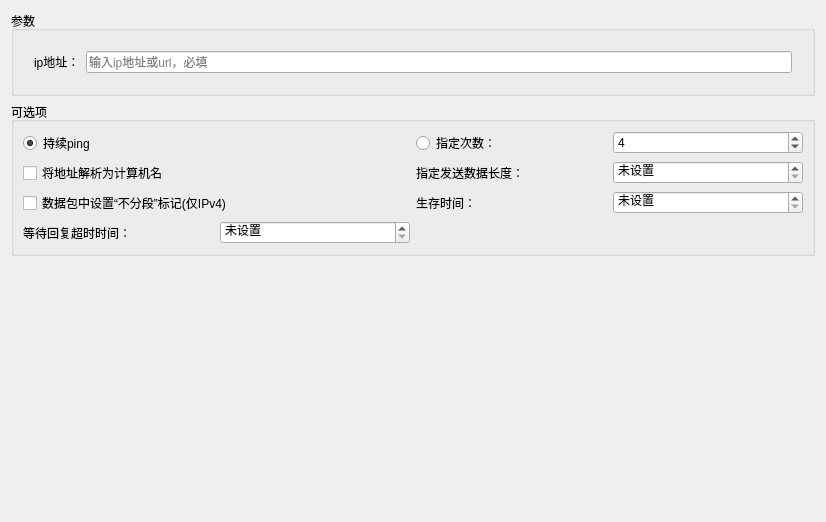
<?xml version="1.0" encoding="UTF-8"?>
<ui version="4.0">
 <class>PingCmdEditor</class>
 <widget class="QWidget" name="PingCmdEditor">
  <property name="geometry">
   <rect>
    <x>0</x>
    <y>0</y>
    <width>826</width>
    <height>522</height>
   </rect>
  </property>
  <property name="windowTitle">
   <string>Form</string>
  </property>
  <layout class="QVBoxLayout" name="verticalLayout">
   <item>
    <widget class="QGroupBox" name="groupBox_2">
     <property name="title">
      <string>参数</string>
     </property>
     <layout class="QVBoxLayout" name="verticalLayout_3">
      <item>
       <layout class="QHBoxLayout" name="horizontalLayout_2">
        <property name="leftMargin">
         <number>11</number>
        </property>
        <property name="topMargin">
         <number>11</number>
        </property>
        <property name="rightMargin">
         <number>11</number>
        </property>
        <property name="bottomMargin">
         <number>11</number>
        </property>
        <item>
         <widget class="QLabel" name="label">
          <property name="text">
           <string>ip地址：</string>
          </property>
         </widget>
        </item>
        <item>
         <widget class="QLineEdit" name="lineEdit_ip_url">
          <property name="inputMask">
           <string/>
          </property>
          <property name="placeholderText">
           <string>输入ip地址或url，必填</string>
          </property>
          <property name="clearButtonEnabled">
           <bool>true</bool>
          </property>
         </widget>
        </item>
       </layout>
      </item>
     </layout>
    </widget>
   </item>
   <item>
    <widget class="QGroupBox" name="groupBox">
     <property name="title">
      <string>可选项</string>
     </property>
     <layout class="QVBoxLayout" name="verticalLayout_2">
      <item>
       <layout class="QHBoxLayout" name="horizontalLayout_3" stretch="1,1">
        <item>
         <widget class="QRadioButton" name="radioButton_infiniteTimes">
          <property name="toolTip">
           <string>-t</string>
          </property>
          <property name="text">
           <string>持续ping</string>
          </property>
          <property name="checked">
           <bool>true</bool>
          </property>
         </widget>
        </item>
        <item>
         <layout class="QHBoxLayout" name="horizontalLayout">
          <item>
           <widget class="QRadioButton" name="radioButton_finiteTimes">
            <property name="toolTip">
             <string>-n</string>
            </property>
            <property name="text">
             <string>指定次数：</string>
            </property>
           </widget>
          </item>
          <item>
           <widget class="QSpinBox" name="spinBox_times">
            <property name="maximum">
             <number>10000</number>
            </property>
            <property name="value">
             <number>4</number>
            </property>
           </widget>
          </item>
         </layout>
        </item>
       </layout>
      </item>
      <item>
       <layout class="QHBoxLayout" name="horizontalLayout_4" stretch="1,1">
        <property name="topMargin">
         <number>0</number>
        </property>
        <item>
         <widget class="QCheckBox" name="checkBox_option_a">
          <property name="toolTip">
           <string>-a</string>
          </property>
          <property name="text">
           <string>将地址解析为计算机名</string>
          </property>
         </widget>
        </item>
        <item>
         <layout class="QHBoxLayout" name="horizontalLayout_5">
          <item>
           <widget class="QLabel" name="label_2">
            <property name="toolTip">
             <string>-l</string>
            </property>
            <property name="toolTipDuration">
             <number>-1</number>
            </property>
            <property name="text">
             <string>指定发送数据长度：</string>
            </property>
           </widget>
          </item>
          <item>
           <widget class="QSpinBox" name="spinBox_options_l">
            <property name="specialValueText">
             <string>未设置</string>
            </property>
            <property name="minimum">
             <number>-1</number>
            </property>
            <property name="maximum">
             <number>65527</number>
            </property>
            <property name="value">
             <number>-1</number>
            </property>
           </widget>
          </item>
         </layout>
        </item>
       </layout>
      </item>
      <item>
       <layout class="QHBoxLayout" name="horizontalLayout_6">
        <property name="topMargin">
         <number>0</number>
        </property>
        <item>
         <widget class="QCheckBox" name="checkBox_options_f">
          <property name="toolTip">
           <string>-f</string>
          </property>
          <property name="text">
           <string>数据包中设置“不分段”标记(仅IPv4)</string>
          </property>
         </widget>
        </item>
        <item>
         <layout class="QHBoxLayout" name="horizontalLayout_7">
          <item>
           <widget class="QLabel" name="label_3">
            <property name="toolTip">
             <string>-i TTL</string>
            </property>
            <property name="text">
             <string>生存时间：</string>
            </property>
           </widget>
          </item>
          <item>
           <widget class="QSpinBox" name="spinBox_options_i">
            <property name="specialValueText">
             <string>未设置</string>
            </property>
            <property name="minimum">
             <number>-1</number>
            </property>
            <property name="maximum">
             <number>1000</number>
            </property>
            <property name="value">
             <number>-1</number>
            </property>
           </widget>
          </item>
         </layout>
        </item>
       </layout>
      </item>
      <item>
       <layout class="QHBoxLayout" name="horizontalLayout_8">
        <property name="topMargin">
         <number>0</number>
        </property>
        <item>
         <layout class="QHBoxLayout" name="horizontalLayout_9">
          <item>
           <widget class="QLabel" name="label_5">
            <property name="toolTip">
             <string>-w timeout</string>
            </property>
            <property name="text">
             <string>等待回复超时时间：</string>
            </property>
           </widget>
          </item>
          <item>
           <widget class="QSpinBox" name="spinBox_options_w">
            <property name="specialValueText">
             <string>未设置</string>
            </property>
            <property name="suffix">
             <string>毫秒</string>
            </property>
            <property name="minimum">
             <number>-1</number>
            </property>
            <property name="maximum">
             <number>10000000</number>
            </property>
            <property name="value">
             <number>-1</number>
            </property>
           </widget>
          </item>
         </layout>
        </item>
        <item>
         <widget class="QLabel" name="label_4">
          <property name="text">
           <string/>
          </property>
         </widget>
        </item>
       </layout>
      </item>
     </layout>
    </widget>
   </item>
   <item>
    <spacer name="verticalSpacer">
     <property name="orientation">
      <enum>Qt::Vertical</enum>
     </property>
     <property name="sizeHint" stdset="0">
      <size>
       <width>20</width>
       <height>40</height>
      </size>
     </property>
    </spacer>
   </item>
  </layout>
 </widget>
 <resources/>
 <connections/>
</ui>
